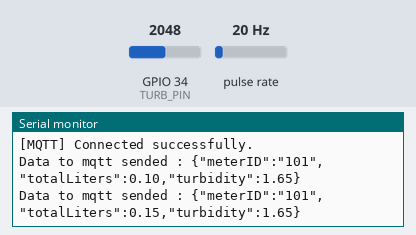
Simulated run of this sketch. Board: ESP32. Shown: the last lines printed to the serial monitor. Wiring (inferred from the names in the program): pulse sensor: data GPIO 14. Inputs (shaded band) come from the test bench; at power-on: pulse rate 20 Hz, GPIO 34 (TURB_PIN) = 2048. WiFi joins after 1.5 s; servers stay silent unless stated; EEPROM starts erased; no MQTT or app messages arrive unless stated.

Above: at 3.2 s.
3.3 s: pulse rate (sensor on GPIO 14) set to 4 Hz
At 4.6 s:
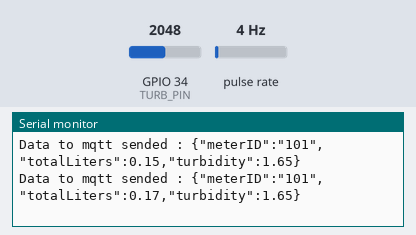
4.8 s: GPIO 34 (TURB_PIN) set to 2866
At 6.0 s:
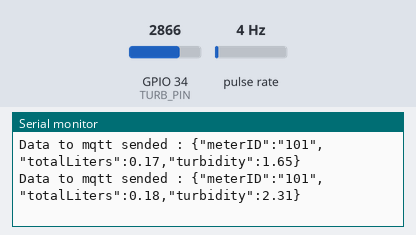
6.3 s: pulse rate (sensor on GPIO 14) set to 50 Hz
At 6.8 s:
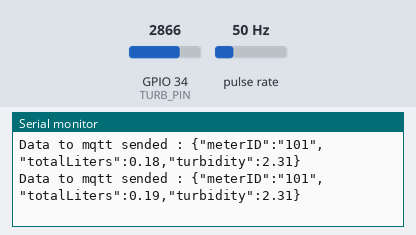
7.8 s: GPIO 34 (TURB_PIN) set to 3603
At 9.4 s:
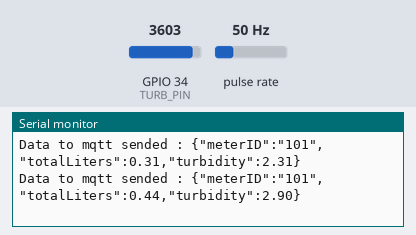
Timing chart, 0 to 10.3 s (numbered marks = the images above; inputs shaded):
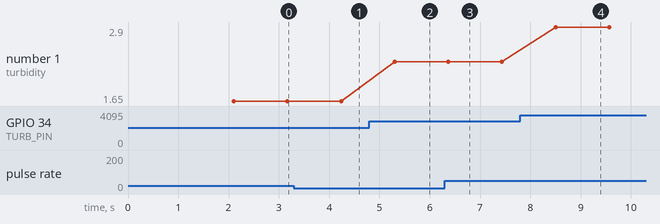

The sketch:

Esp32_code.ino
```cpp
#include <WiFi.h>
#include <PubSubClient.h>
#include <Preferences.h>

//System Configuration
const char* ssid = "Nokia";
const char* password = "123456789";
const char* mqtt_server = "broker.hivemq.com";
const int mqtt_port = 1883;
const char* DEVICE_ID = "101";

//pins
#define FLOW_PIN 14  // water flow Sensor
#define TURB_PIN 34  // Turbidity Sensor

//Global Objects
WiFiClient espClient;
PubSubClient client(espClient);
Preferences preferences;

//Variables
volatile unsigned long pulseCount = 0;
unsigned long totalPulses = 0;
float calibrationFactor = 417.0;
volatile unsigned long lastInterruptTime = 0;
unsigned long lastMqttPulse = 0;
unsigned long lastSave = 0;

// INTERRUPT:water flow pulses in real-time
void IRAM_ATTR pulseCounter() {
  unsigned long interruptTime = millis();
  if (interruptTime - lastInterruptTime > 5) { // Noise filter
    pulseCount++;
    lastInterruptTime = interruptTime;
  }
}

// WIFI: loop untill connection
void connectToWiFi() {
  Serial.print("\n[WiFi] Connecting...");
  WiFi.begin(ssid, password);
  while (WiFi.status() != WL_CONNECTED) {
    delay(1000);
    Serial.print(".");
  }
  Serial.println("\n[WiFi] Connected.");
  client.setServer(mqtt_server, mqtt_port);
}

// MQTT: Handles reconnection to the broker
void reconnectMQTT() {
  while (!client.connected() && WiFi.status() == WL_CONNECTED) {
    Serial.println("[MQTT] Connecting...");
    if (client.connect(DEVICE_ID)) {
      Serial.println("[MQTT] Connected successfully.");
    } else {
      delay(5000);
    }
  }
}

void setup() {
  Serial.begin(9600);

  // Pin Setup & Interrupt Attachment
  pinMode(FLOW_PIN, INPUT_PULLUP);
  attachInterrupt(digitalPinToInterrupt(FLOW_PIN), pulseCounter, FALLING);
  pinMode(TURB_PIN, INPUT);

  // Get data from Flash memory
  preferences.begin("water", false);
  totalPulses = preferences.getUInt("totalPulses", 0);

  connectToWiFi();
}

void loop() {
  // 1. Maintain Network Connectivity
  if (WiFi.status() != WL_CONNECTED) connectToWiFi();
  if (!client.connected()) reconnectMQTT();
  client.loop();

  // 2. Send interrupt to main counter
  noInterrupts();
  totalPulses += pulseCount;
  pulseCount = 0;
  interrupts();

  float totalLiters = (float)totalPulses / calibrationFactor; //calibrationFactor=417

  // 3. Sensor Sampling
  if (millis() - lastMqttPulse > 1000) {
    // Average 10 Turbidity samples for stability
    float sum = 0;
    for(int i=0; i<10; i++) { sum += (float)analogRead(TURB_PIN); delay(5); }
    float voltage = (sum / 10.0) * (3.3 / 4095.0);

    // Create JSON Payload
    String payload = "{\"meterID\":\"" + String(DEVICE_ID) + "\",";
    payload += "\"totalLiters\":" + String(totalLiters, 2) + ",";
    payload += "\"turbidity\":" + String(voltage, 2) + "}";

    client.publish("home/water/meter", payload.c_str());
    Serial.println("Data to mqtt sended : " + payload);
    lastMqttPulse = millis();
  }

  // 4.backup to Flash every 1 sec
  if (millis() - lastSave > 1000) {
    preferences.putUInt("totalPulses", totalPulses);
    lastSave = millis();
  }
}
```

Measured:
- after the input at 3.3 s, the serial monitor: prints a new line after 0.94 s (image 1)
- after the input at 4.8 s, the serial monitor: prints a new line after 0.50 s (image 2)
- after the input at 7.8 s, the serial monitor: prints a new line after 0.70 s (image 4)
- plotted number 1: 1.65 → 2.31 after the input at 4.8 s, 2.31 → 2.9 after the input at 7.8 s
